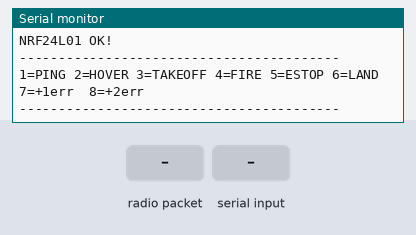
This sketch was run on a simulated Arduino Nano, built with avr-gcc and run on an emulated ATmega328P. On the bench: the last lines printed to the serial monitor. The inputs (shaded band) are chosen by the test bench. No radio packets arrive unless stated.

Above: at 1.2 s.
1.3 s: radio packet "1" arrives
At 2.5 s:
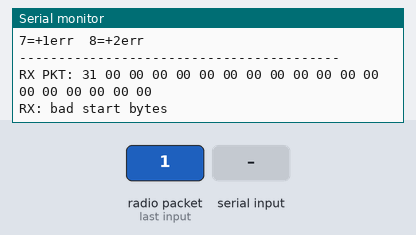
2.8 s: "1" received over Serial
At 3.6 s:
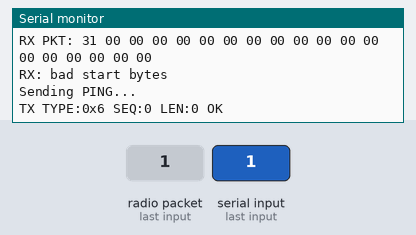
4.3 s: "2" received over Serial
At 4.7 s:
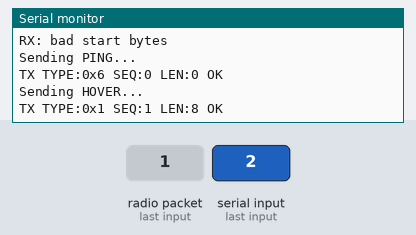
5.8 s: "3" received over Serial
At 7.0 s:
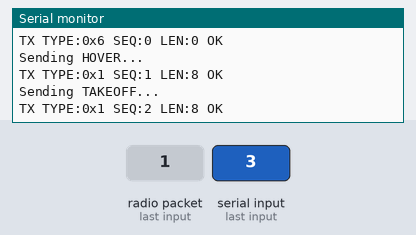
7.3 s: "4" received over Serial
At 8.2 s:
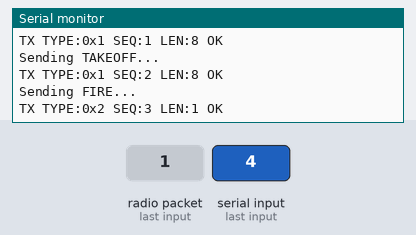
8.8 s: "5" received over Serial
At 9.4 s:
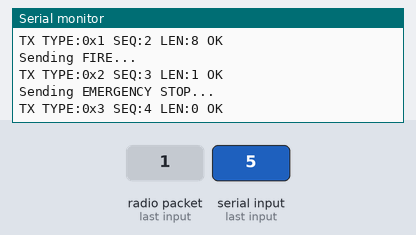
Timing chart, 0 to 11.3 s (numbered marks = the images above; inputs shaded):
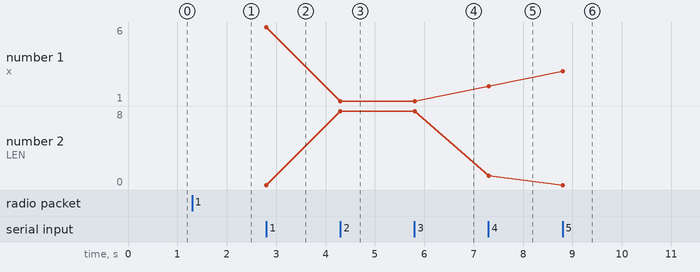

Measured:
- after the input at 1.3 s, the serial monitor: prints a new line at once (image 1)
- after the input at 2.8 s, the serial monitor: prints a new line at once (image 2)
- after the input at 4.3 s, the serial monitor: prints a new line at once (image 3)
- after the input at 5.8 s, the serial monitor: prints a new line at once (image 4)
- after the input at 7.3 s, the serial monitor: prints a new line at once (image 5)
- after the input at 8.8 s, the serial monitor: prints a new line at once (image 6)
- plotted number 1: 6 → 1 after the input at 4.3 s
- plotted number 2: 0 → 8 after the input at 4.3 s

The sketch:

Ground_Station_Controller__Arduino_Nano_.ino
```cpp
// =============================================
// BUMBLEBEE-CP — Ground Station Nano Phase 6b
// Builds BB-CP packets, RS encodes, sends via NRF24L01
// Also listens for PONG / TLM_STATUS from drone
//
// WIRING:
//   CE=D7   CSN=D8   SCK=D13   MOSI=D11   MISO=D12
//   NRF24L01 VCC → 3.3V (NOT 5V!)
//
// Serial Monitor: 230400 baud
// Keyboard test keys:
//   1=PING  2=HOVER  3=TAKEOFF  4=FIRE  5=ESTOP  6=LAND
//   7=+1err (inject 1 RS error)  8=+2err (inject 2 RS errors)
// =============================================

#include <avr/pgmspace.h>
#include <SPI.h>
#include <RF24.h>

RF24 radio(7, 8);  // CE=D7, CSN=D8

// =============================================
// GF(256) Tables — PROGMEM
// =============================================
const uint8_t gf_exp[512] PROGMEM = {
1,2,4,8,16,32,64,128,29,58,116,232,205,135,19,38,76,152,45,90,180,117,234,201,143,3,6,12,24,48,96,192,
157,39,78,156,37,74,148,53,106,212,181,119,238,193,159,35,70,140,5,10,20,40,80,160,93,186,105,210,185,111,222,161,
95,190,97,194,153,47,94,188,101,202,137,15,30,60,120,240,253,231,211,187,107,214,177,127,254,225,223,163,91,182,113,226,
217,175,67,134,17,34,68,136,13,26,52,104,208,189,103,206,129,31,62,124,248,237,199,147,59,118,236,197,151,51,102,204,
133,23,46,92,184,109,218,169,79,158,33,66,132,21,42,84,168,77,154,41,82,164,85,170,73,146,57,114,228,213,183,115,
230,209,191,99,198,145,63,126,252,229,215,179,123,246,241,255,227,219,171,75,150,49,98,196,149,55,110,220,165,87,174,65,
130,25,50,100,200,141,7,14,28,56,112,224,221,167,83,166,81,162,89,178,121,242,249,239,195,155,43,86,172,69,138,9,
18,36,72,144,61,122,244,245,247,243,251,235,203,139,11,22,44,88,176,125,250,233,207,131,27,54,108,216,173,71,142,1,
2,4,8,16,32,64,128,29,58,116,232,205,135,19,38,76,152,45,90,180,117,234,201,143,3,6,12,24,48,96,192,157,
39,78,156,37,74,148,53,106,212,181,119,238,193,159,35,70,140,5,10,20,40,80,160,93,186,105,210,185,111,222,161,95,
190,97,194,153,47,94,188,101,202,137,15,30,60,120,240,253,231,211,187,107,214,177,127,254,225,223,163,91,182,113,226,217,
175,67,134,17,34,68,136,13,26,52,104,208,189,103,206,129,31,62,124,248,237,199,147,59,118,236,197,151,51,102,204,133,
23,46,92,184,109,218,169,79,158,33,66,132,21,42,84,168,77,154,41,82,164,85,170,73,146,57,114,228,213,183,115,230,
209,191,99,198,145,63,126,252,229,215,179,123,246,241,255,227,219,171,75,150,49,98,196,149,55,110,220,165,87,174,65,130,
25,50,100,200,141,7,14,28,56,112,224,221,167,83,166,81,162,89,178,121,242,249,239,195,155,43,86,172,69,138,9,18,
36,72,144,61,122,244,245,247,243,251,235,203,139,11,22,44,88,176,125,250,233,207,131,27,54,108,216,173,71,142,1,2
};

const uint8_t gf_log[256] PROGMEM = {
0,0,1,25,2,50,26,198,3,223,51,238,27,104,199,75,4,100,224,14,52,141,239,129,28,193,105,248,200,8,76,113,
5,138,101,47,225,36,15,33,53,147,142,218,240,18,130,69,29,181,194,125,106,39,249,185,201,154,9,120,77,228,114,166,
6,191,139,98,102,221,48,253,226,152,37,179,16,145,34,136,54,208,148,206,143,150,219,189,241,210,19,92,131,56,70,64,
30,66,182,163,195,72,126,110,107,58,40,84,250,133,186,61,202,94,155,159,10,21,121,43,78,212,229,172,115,243,167,87,
7,112,192,247,140,128,99,13,103,74,222,237,49,197,254,24,227,165,153,119,38,184,180,124,17,68,146,217,35,32,137,46,
55,63,209,91,149,188,207,205,144,135,151,178,220,252,190,97,242,86,211,171,20,42,93,158,132,60,57,83,71,109,65,162,
31,45,67,216,183,123,164,118,196,23,73,236,127,12,111,246,108,161,59,82,41,157,85,170,251,96,134,177,187,204,62,90,
203,89,95,176,156,169,160,81,11,245,22,235,122,117,44,215,79,174,213,233,230,231,173,232,116,214,244,234,168,80,88,175
};

// =============================================
// GF Math
// =============================================
uint8_t gf_mul(uint8_t x, uint8_t y) {
    if (!x || !y) return 0;
    return pgm_read_byte(&gf_exp[
        (uint16_t)pgm_read_byte(&gf_log[x]) +
        (uint16_t)pgm_read_byte(&gf_log[y])]);
}
uint8_t gf_div(uint8_t x, uint8_t y) {
    if (!x) return 0;
    return pgm_read_byte(&gf_exp[
        ((uint16_t)pgm_read_byte(&gf_log[x]) + 255 -
         (uint16_t)pgm_read_byte(&gf_log[y])) % 255]);
}
uint8_t gf_pow2(uint8_t p) {
    return pgm_read_byte(&gf_exp[p % 255]);
}

// =============================================
// RS(12,8) Encode
// =============================================
#define RS_DATA    8
#define RS_PARITY  4
#define RS_TOTAL   12

void rs_encode(uint8_t* data, uint8_t* enc) {
    uint8_t g[5] = {1, 15, 54, 120, 64};
    for (int i = 0; i < RS_DATA; i++)   enc[i] = data[i];
    for (int i = 0; i < RS_PARITY; i++) enc[RS_DATA + i] = 0;
    for (int i = 0; i < RS_DATA; i++) {
        uint8_t c = enc[i];
        if (c) {
            enc[i+1] ^= gf_mul(c, g[1]);
            enc[i+2] ^= gf_mul(c, g[2]);
            enc[i+3] ^= gf_mul(c, g[3]);
            enc[i+4] ^= gf_mul(c, g[4]);
        }
    }
    for (int i = 0; i < RS_DATA; i++) enc[i] = data[i];
}

// =============================================
// Protocol Constants
// =============================================
#define BB_START1           0xBB
#define BB_START2           0xEE
#define GS_ID               0x00
#define DRONE_ID            0x01
#define BCAST               0xFF

#define PKT_CMD_FLIGHT      0x01
#define PKT_CMD_FIRE        0x02
#define PKT_EMERGENCY_STOP  0x03
#define PKT_TLM_STATUS      0x04
#define PKT_PING            0x06
#define PKT_PONG            0x07
#define PKT_ACK             0x0A

#define MODE_IDLE    0x00
#define MODE_TAKEOFF 0x01
#define MODE_HOVER   0x02
#define MODE_TRACK   0x03
#define MODE_ALIGN   0x04
#define MODE_FIRE    0x05
#define MODE_LAND    0x06

uint8_t seqNum = 0;

// =============================================
// Build & Send BB-CP Packet over RF
// c1, c2 = byte indices to corrupt (-1 = none)
// =============================================
void sendPacket(uint8_t* data, uint8_t len, uint8_t dst, uint8_t type, int c1, int c2) {
    uint8_t padded[RS_DATA]   = {0};
    uint8_t encoded[RS_TOTAL] = {0};

    for (int i = 0; i < len; i++) padded[i] = data[i];
    rs_encode(padded, encoded);

    // Error injection for test keys 7 & 8
    if (c1 >= 0 && c1 < RS_TOTAL) encoded[c1] ^= 0xFF;
    if (c2 >= 0 && c2 < RS_TOTAL) encoded[c2] ^= 0xFF;

    // Assemble full 32-byte RF packet
    // [BB][EE][SRC][DST][SEQ][TYPE][LEN][12 RS bytes][padding zeros]
    uint8_t pkt[32] = {0};
    pkt[0] = BB_START1;
    pkt[1] = BB_START2;
    pkt[2] = GS_ID;
    pkt[3] = dst;
    pkt[4] = seqNum++;
    pkt[5] = type;
    pkt[6] = len;
    for (int i = 0; i < RS_TOTAL; i++) pkt[7 + i] = encoded[i];

    // TX → Drone → back to RX
    radio.stopListening();
    radio.openWritingPipe((const uint8_t*)"BMBEE");
    bool ok = radio.write(pkt, 32);
    radio.openReadingPipe(1, (const uint8_t*)"GRNDS");
    radio.startListening();

    Serial.print(F("TX TYPE:0x")); Serial.print(type, HEX);
    Serial.print(F(" SEQ:"));      Serial.print(seqNum - 1);
    Serial.print(F(" LEN:"));      Serial.print(len);
    Serial.print(F(" "));
    Serial.println(ok ? F("OK") : F("NO_ACK"));
}

// =============================================
// Receive & Decode PONG / TLM from Drone
// =============================================
void handleIncoming() {
    if (!radio.available()) return;

    uint8_t buf[32] = {0};
    radio.read(buf, 32);

    Serial.print(F("RX PKT: "));
    for (int i = 0; i < 19; i++) {
        if (buf[i] < 0x10) Serial.print('0');
        Serial.print(buf[i], HEX);
        Serial.print(' ');
    }
    Serial.println();

    if (buf[0] != BB_START1 || buf[1] != BB_START2) {
        Serial.println(F("RX: bad start bytes"));
        return;
    }

    uint8_t type = buf[5];

    switch (type) {
        case PKT_PONG: {
            uint16_t uptime = ((uint16_t)buf[7] << 8) | buf[8];
            Serial.print(F("PONG! Drone uptime: "));
            Serial.print(uptime);
            Serial.println(F("s"));
            break;
        }
        case PKT_TLM_STATUS: {
            Serial.print(F("TLM ROLL:"));   Serial.print((int8_t)buf[7]);
            Serial.print(F(" PITCH:"));     Serial.print((int8_t)buf[8]);
            Serial.print(F(" YAW:"));       Serial.print((int8_t)buf[9]);
            Serial.print(F(" BAT:"));       Serial.print(buf[10]);
            Serial.print(F("% MODE:"));     Serial.print(buf[11]);
            uint16_t alt = ((uint16_t)buf[12] << 8) | buf[13];
            Serial.print(F(" ALT:"));       Serial.print(alt);
            Serial.print(F("cm FLAGS:0x")); Serial.println(buf[14], HEX);
            break;
        }
        case PKT_ACK: {
            Serial.print(F("ACK SEQ:"));
            Serial.println(buf[7]);
            break;
        }
        default:
            Serial.print(F("RX Unknown type:0x"));
            Serial.println(type, HEX);
            break;
    }
}

// =============================================
// Setup
// =============================================
void setup() {
    Serial.begin(230400);
    Serial.println(F("BUMBLEBEE-CP Ground Station Nano Phase 6b"));
    Serial.println(F("Initialising NRF24L01..."));

    if (!radio.begin()) {
        Serial.println(F("NRF24L01 FAILED! Check wiring."));
        while (1);
    }

    radio.setPALevel(RF24_PA_LOW);
    radio.setDataRate(RF24_250KBPS);
    radio.setChannel(108);
    radio.setPayloadSize(32);
    radio.openReadingPipe(1, (const uint8_t*)"GRNDS");
    radio.startListening();

    Serial.println(F("NRF24L01 OK!"));
    Serial.println(F("-----------------------------------------"));
    Serial.println(F("1=PING 2=HOVER 3=TAKEOFF 4=FIRE 5=ESTOP 6=LAND"));
    Serial.println(F("7=+1err  8=+2err"));
    Serial.println(F("-----------------------------------------"));
}

// =============================================
// Loop
// =============================================
void loop() {
    // Handle replies from drone
    handleIncoming();

    // Handle keyboard commands
    if (Serial.available()) {
        char cmd = Serial.read();

        if (cmd == '1') {
            Serial.println(F("Sending PING..."));
            uint8_t d[] = {};
            sendPacket(d, 0, DRONE_ID, PKT_PING, -1, -1);

        } else if (cmd == '2') {
            Serial.println(F("Sending HOVER..."));
            uint8_t d[] = {0x05, 0xAA, 0, 0, 0, MODE_HOVER, 0, 0};
            sendPacket(d, 8, DRONE_ID, PKT_CMD_FLIGHT, -1, -1);

        } else if (cmd == '3') {
            Serial.println(F("Sending TAKEOFF..."));
            uint8_t d[] = {0x03, 0xE8, 0, 0, 0, MODE_TAKEOFF, 0, 0};
            sendPacket(d, 8, DRONE_ID, PKT_CMD_FLIGHT, -1, -1);

        } else if (cmd == '4') {
            Serial.println(F("Sending FIRE..."));
            uint8_t d[] = {0x00};
            sendPacket(d, 1, DRONE_ID, PKT_CMD_FIRE, -1, -1);

        } else if (cmd == '5') {
            Serial.println(F("Sending EMERGENCY STOP..."));
            uint8_t d[] = {};
            sendPacket(d, 0, BCAST, PKT_EMERGENCY_STOP, -1, -1);

        } else if (cmd == '6') {
            Serial.println(F("Sending LAND..."));
            uint8_t d[] = {0x03, 0xE8, 0, 0, 0, MODE_LAND, 0, 0};
            sendPacket(d, 8, DRONE_ID, PKT_CMD_FLIGHT, -1, -1);

        } else if (cmd == '7') {
            Serial.println(F("Sending HOVER +1 RS error..."));
            uint8_t d[] = {0x05, 0xAA, 0, 0, 0, MODE_HOVER, 0, 0};
            sendPacket(d, 8, DRONE_ID, PKT_CMD_FLIGHT, 2, -1);

        } else if (cmd == '8') {
            Serial.println(F("Sending HOVER +2 RS errors..."));
            uint8_t d[] = {0x05, 0xAA, 0, 0, 0, MODE_HOVER, 0, 0};
            sendPacket(d, 8, DRONE_ID, PKT_CMD_FLIGHT, 1, 5);
        }
    }
}
```
